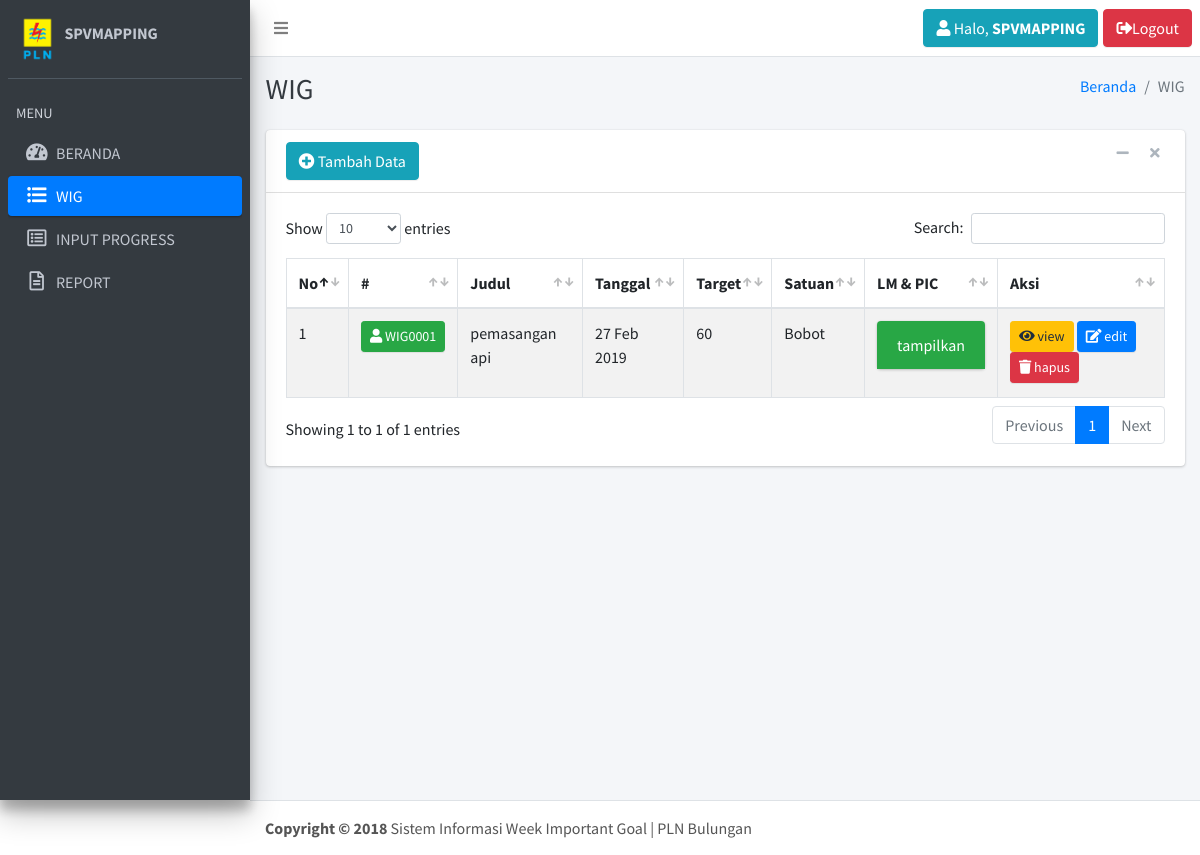
The app's page /index.php?page=wig (signed in), older data.
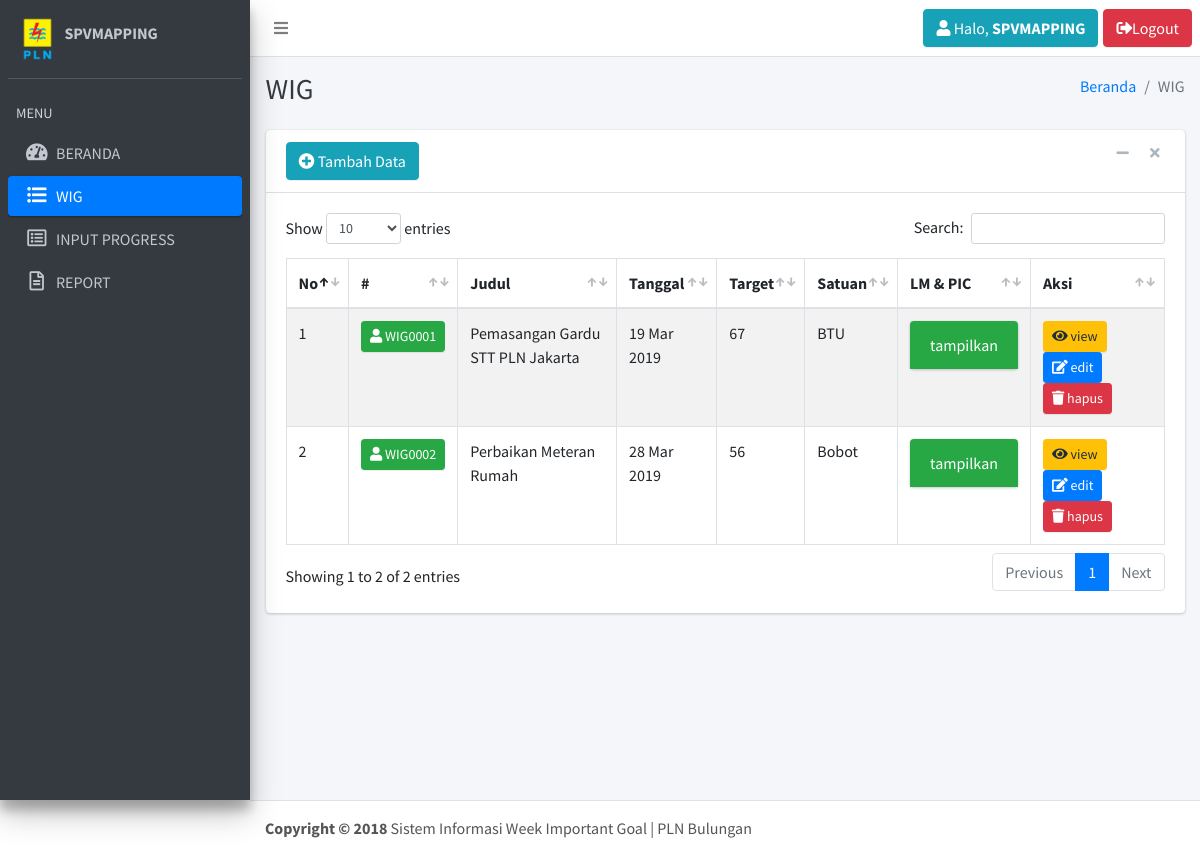
The same page, newer data.
### tables this page shows
CREATE TABLE `tbl_wig` (
  `id_wig` varchar(15) NOT NULL,
  `polaritas` varchar(7) NOT NULL,
  `tipe` varchar(15) NOT NULL,
  `username` varchar(30) NOT NULL,
  `judul` text NOT NULL,
  `tanggal` date NOT NULL,
  `target` int(10) NOT NULL,
  `satuan` varchar(25) NOT NULL
);

### page/wig/wig.php (the view, shortened to what the changed rows need)
<div class="content-wrapper">
    <div class="content-header">
        <div class="container-fluid">
            <div class="row mb-2">
                <div class="col-sm-6">
                    <h1 class="m-0 text-dark">WIG</h1>
                </div>
                <div class="col-sm-6">
                    <ol class="breadcrumb float-sm-right">
                        <li class="breadcrumb-item"><a href="?page=beranda">Beranda</a></li>
                        <li class="breadcrumb-item active">WIG</li>
                    </ol>
                </div>
            </div>
        </div>
    </div>
    <div class="content">
        <div class="container-fluid">
            <div class="row">
                <div class="col-md-12">
                    <div class="card card-default">
                        <div class="card-header">
                            <?php if ($page == 'wig') { ?>
                                <a href="?page=wigtambah" class="btn btn-info"><i class="fas fa-plus-circle"></i> Tambah Data</a>
                            <?php } else { ?>
                                <h4>INPUT PROGRESS WIG</h4>
                            <?php } ?>
                            <div class="card-tools">
                                <button type="button" class="btn btn-tool" data-widget="collapse"><i class="fa fa-minus"></i></button>
                                <button type="button" class="btn btn-tool" data-widget="remove"><i class="fa fa-remove"></i></button>
                            </div>
                        </div>
                        <div class="card-body">
                            <div class="row">
                                <div class="table-responsive">
                                    <table id="example1" class="table table-bordered table-striped">
                                        <thead>
                                            <tr>
                                                <th>No</th>
                                                <th>#</th>
                                                <th>Judul</th>
                                                <th>Tanggal</th>
                                                <?php if ($page == 'wig') { ?>
                                                <th>Target</th>
                                                <th>Satuan</th>
                                                <th>LM & PIC</th>
                                                <?php } ?>
                                                <th><?= ($page == 'wig') ? "Aksi" : "Input Progress" ?></th>
                                            </tr>
                                        </thead>
                                        <tbody>
                                            <?php
                                            $no = 1;
                                            $sql = mysqli_query($conn,"SELECT * FROM tbl_wig WHERE username='$userdata[username]'") or die (mysqli_error($conn));
                                            while($data = mysqli_fetch_array($sql)){ ?>
                                                <tr>
                                                    <td><?= $no ?></td>
                                                    <td><a class="btn btn-success btn-sm" href="#"><i class="fas fa-user"></i> <?= $data['id_wig'] ?></a></td>
                                                    <td><?= $data['judul'] ?></td>
                                                    <td><?= date('d M Y', strtotime($data['tanggal'])) ?></td>
                                                    <?php if ($page == 'wig') { ?>
                                                    <td><?= $data['target'] ?></td>
                                                    <td><?= $data['satuan'] ?></td>
                                                    <td>
                                                    <div class="card card-success">
                                                        <div class="card-header">
                                                            <a data-toggle="collapse" data-parent="#accordion" href="#collapse_<?= $data['id_wig']?>" class="collapsed" aria-expanded="false">
                                                            tampilkan
                                                            </a>
                                                        </div>
                                                        <div id="collapse_<?= $data['id_wig']?>" class="panel-collapse in collapse" style="">
                                                        <div class="card-body">
                                                            <?= GetLM($data['id_wig']) ?>
                                                        </div>
                                                        </div>
                                                    </div>
                                                    </td>
                                                    <?php } ?>
                                                    <td>
                                                        <?php if ($page == 'wig') { ?>
                                                        <a class="btn btn-warning btn-sm" href="?page=wigview&id=<?php echo $data['id_wig']; ?>"><i class="fas fa-eye"></i> view</a>
                                                        <a class="btn btn-primary btn-sm" href="?page=wigedit&id=<?php echo $data['id_wig']; ?>"><i class="fas fa-edit"></i> edit</a>
                                                        <a class="btn btn-danger btn-sm" href="?page=wighapus&id=<?php echo $data['id_wig']; ?>"><i class="fas fa-trash"></i> hapus</a>
                                                        <?php } ?>
                                                    </td>
                                                </tr>
                                            <?php $no++; } ?>
                                </div>
                            </div>
                        </div>
                    </div>
                </div>
            </div>
        </div>
  <footer class="main-footer">
    <strong>Copyright &copy; 2018</strong> Sistem Informasi Week Important Goal | PLN Bulungan
  </footer>

Row changes from the older to the newer data that the page shows:
changed tbl_wig "WIG0001": judul "pemasangan api" → "Pemasangan Gardu STT PLN Jakarta"; tanggal "27 Feb 2019" → "19 Mar 2019"; target "60" → "67"; satuan "Bobot" → "BTU"
added tbl_wig: id_wig "WIG0002", judul "Perbaikan Meteran Rumah", tanggal "28 Mar 2019", target "56", satuan "Bobot"
Text that changed along with them:
text written by a page script: "Show entries Search: Showing 1 to 1 of 1 entries Previous 1 Next" → "Show entries Search: Showing 1 to 2 of 2 entries Previous 1 Next"
